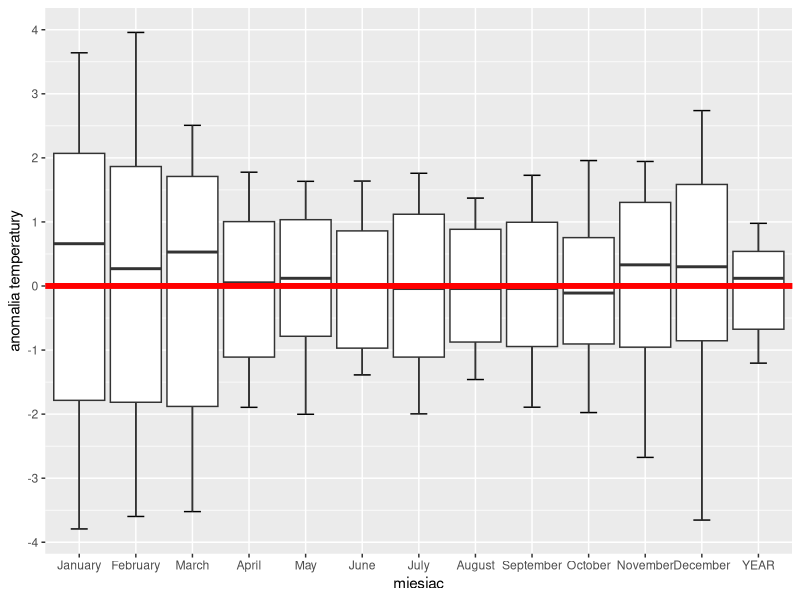
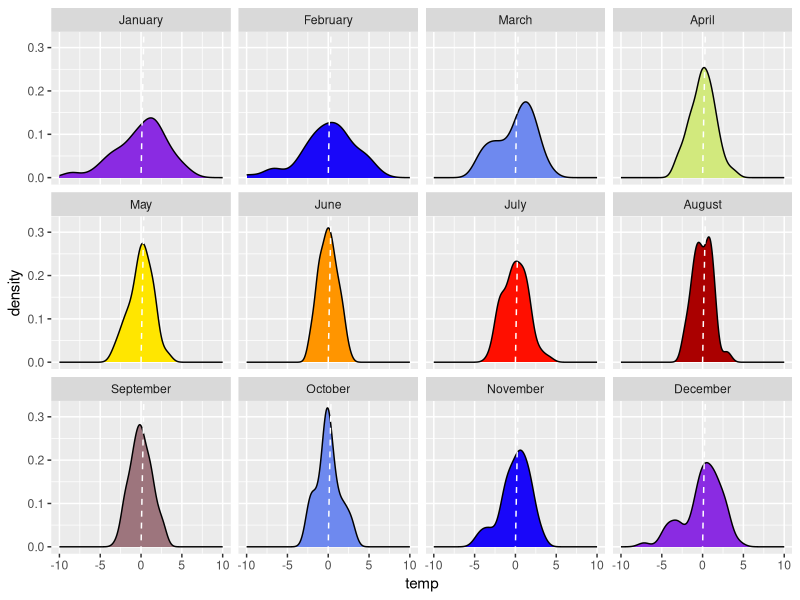
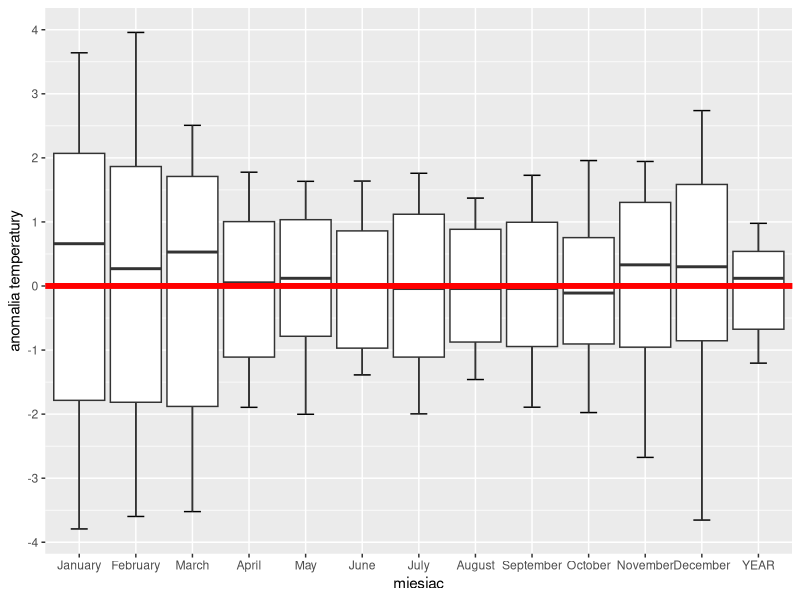
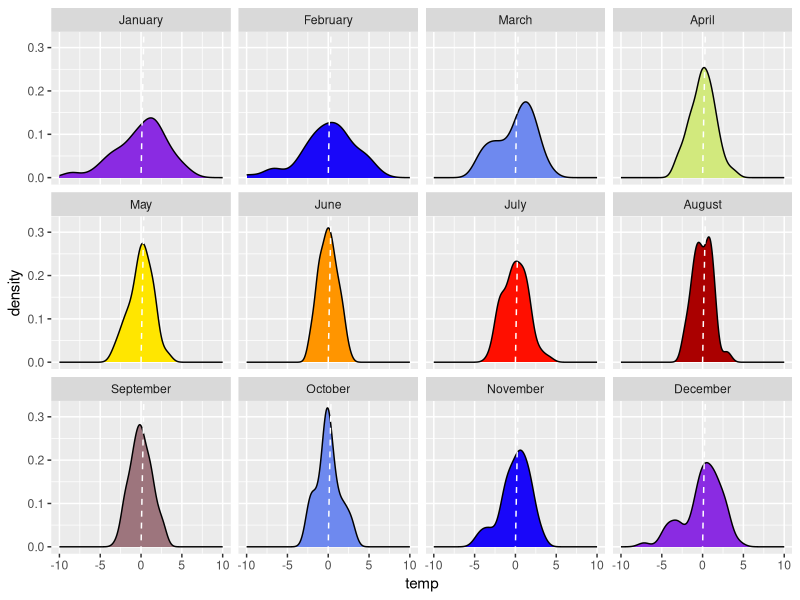

These figures' R source, in order:
# boxplot
library(ggplot2)
library(reshape)
library(tidyverse)
library(RColorBrewer)
setwd("~/github/wstepdometod/")

dane <- read.table("klasyfikacja/polska.csv", dec=",",header=T) 
colnames(dane) <- c("rok", month.name, "DJF","MAM", "JJA", "SON", "YEAR")
dane2 <- as.data.frame(round(t(as.matrix(t(dane))-colMeans(dane, na.rm=T)),2))
dane2[,1] <- dane[,1]
dane3 <- select(dane2, -DJF:-SON) %>% gather(., miesiac, temp, -rok) 
dane3$rok <- as.factor(dane3$rok*-1)
dane3$miesiac <- as.factor(dane3$miesiac)
dane3$miesiac <- factor(dane3$miesiac, levels = c(month.name,"YEAR"))


f <- function(x) {
  r <- quantile(x, probs = c(0.1, 0.25, 0.5, 0.75, 0.9))
  names(r) <- c("ymin", "lower", "middle", "upper", "ymax")
  r
}


ggplot(dane3, aes(miesiac, temp))+ #geom_boxplot()+
  stat_summary(fun.data = f, geom="errorbar", width = 0.3) + 
  stat_summary(fun.data = f, geom="boxplot", position=position_dodge(width=5.5))+
  scale_y_continuous(name = "anomalia temperatury", breaks=seq(-5,5,1))+
  geom_hline(yintercept = 0, col='red', size=2)
ggsave("boxplot.svg")

dane3 <- dplyr::filter(dane3, miesiac!="YEAR")


kolory <-  colorRampPalette(colors = (c("blueviolet", "blue", "lightblue", "yellow", "orange","red","red4","lightblue", "blue","blueviolet")))(12)

ggplot(dane3, aes(temp, fill=miesiac))+ geom_density(show.legend = F)+
  facet_wrap(~miesiac, nrow=3)+
  geom_abline(intercept = 0, col="white" ,lty=2)+
  scale_fill_manual(name="miesiąc:",  labels = month.abb, values = kolory)+
  scale_x_continuous(limits=c(-10,10))+
  theme(legend.key = NULL)

ggsave("polygon.svg")
